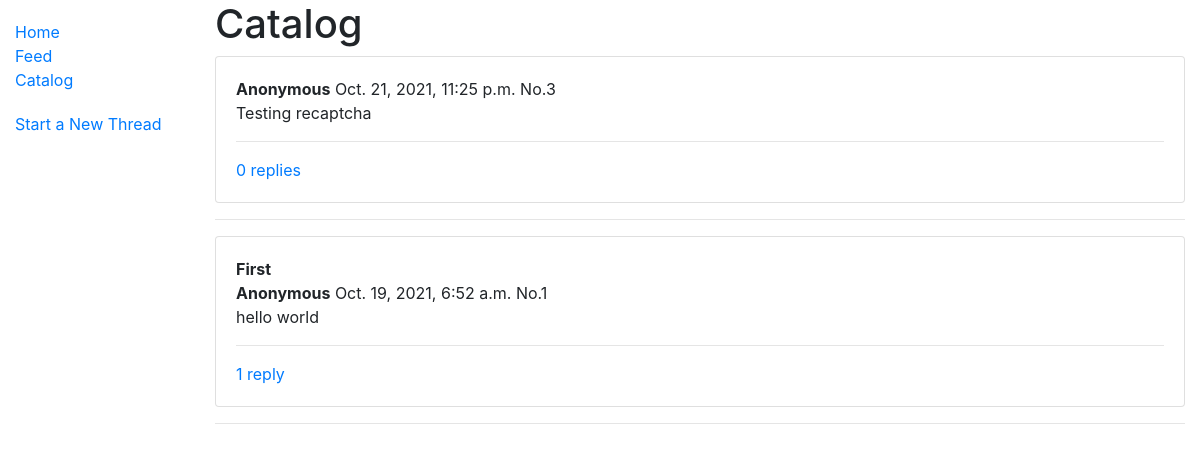
The app's page /catalog, older data.
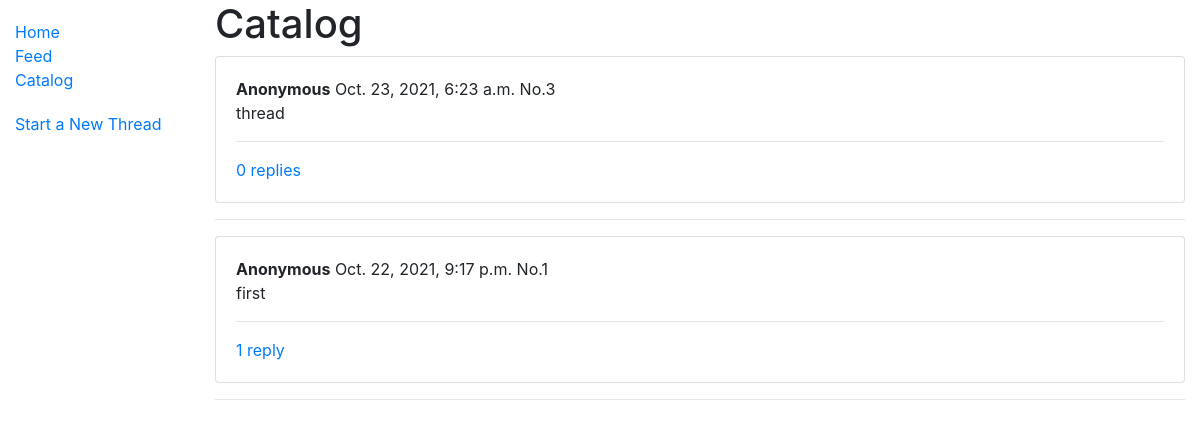
The same page, newer data.
### board/models.py (models this page shows, shortened)
class Thread(models.Model):
    subject = models.TextField(blank=True)
    time = models.DateTimeField('time', auto_now_add=True)
    last_updated = models.DateTimeField('last_updated')
    id = models.BigAutoField(primary_key=True)
    class Meta:
        ordering = ['-last_updated']
    def get_absolute_url(self):
        return reverse('thread-detail', args=[str(self.id)])

class Post(models.Model):
    thread = models.ForeignKey('Thread', on_delete=models.SET_NULL, null=True)
    time = models.DateTimeField('time', auto_now_add=True)
    comment = models.TextField()
    name = models.TextField(blank=True)
    class Meta:
        ordering = ['time']
    '''
    def get_absolute_url(self):
        return reverse('thread', args=[str(self.id)])
    '''

### board/views.py (the view)
# urls.py: path('catalog', views.CatalogListView.as_view(), name='catalog'),
class CatalogListView(generic.ListView):
    model = Thread
    paginate_by = 50
    template_name = 'board/catalog.html'

### board/templates/board/catalog.html
{% extends "base_generic.html" %}
{% load custom %}
{% block content %}
  <h1>Catalog</h1>
  {% if thread_list %}
    {% for thread in thread_list %}
      <div class='card'>
        <div class='card-body'>
          {% if thread.subject %}
            <b>{{ thread.subject }}</b>
            <br/>
          {% endif %}
          <b>{% firstof thread.post_set.first.name 'Anonymous' %}</b> {{ thread.post_set.first.time }} No.{{ thread.post_set.first.id }}
          <br/>
          {{ thread.post_set.first.comment }}
          <hr>
          <a href="{{ thread.get_absolute_url }}">{{ thread.post_set.all|length|add:"-1" }} repl{{ thread.post_set.all|length|add:"-1"|pluralize:"y,ies" }}</a>
        </div>
      </div>
      <hr/>
    {% endfor %}
  {% else %}
    <p>There are no threads.</p>
  {% endif %}
{% endblock %}

Row changes from the older to the newer data that the page shows:
changed Thread "ies": post_set.first.time "Oct. 21, 2021, 11:25 p.m." → "Oct. 23, 2021, 6:23 a.m."; post_set.first.comment "Testing recaptcha" → "thread"
changed Thread id 1: post_set.first.time "Oct. 19, 2021, 6:52 a.m." → "Oct. 22, 2021, 9:17 p.m."; post_set.first.comment "hello world" → "first"; subject "First" → (not shown)
